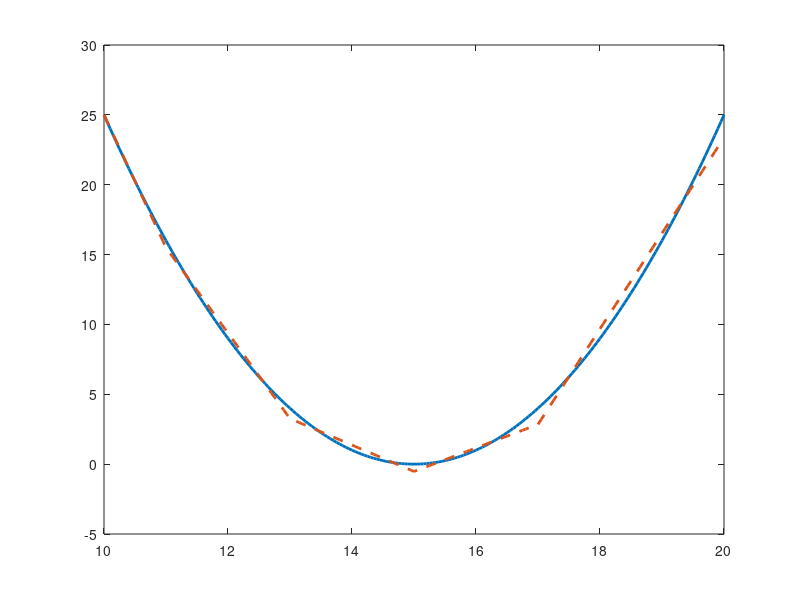

Reproduce this figure in MATLAB. (Note: this script raises an error after producing the figure.)
%% Projection method: g(s) approximated using (cash + stock + calls)
clear; clc; close all;

%% Grid of stock prices
S0 = 15;
s  = (10:0.05:20)';     % evaluation grid
n  = length(s);

%% Target payoff
g = (s - S0).^2;
Y = g;

%% Strikes
K = 11:2:18;          
m = length(K);

%% Build design matrix X
% Columns: [1, s, (s-K1)^+, ..., (s-Km)^+]
X = zeros(n, 2 + m);
X(:,1) = 1;             % constant term a
X(:,2) = s;             % linear term b*s

for j = 1:m
    X(:, 2+j) = max(s - K(j), 0);
end

%% Least squares regression
beta = X \ Y;

%% Approximation
ghat = X * beta;

%% Plot
figure;
plot(s, g, 'LineWidth', 2); hold on;
plot(s, ghat, '--', 'LineWidth', 2);

% Draw vertical lines at strikes
for j = 1:m
    xline(K(j), ':', sprintf('$K=%g$', K(j)), ...
        'Interpreter', 'latex', 'LineWidth', 1.2);
end

grid on;
xlabel('Stock price $s$', 'Interpreter', 'latex');
ylabel('Payoff', 'Interpreter', 'latex');
title('Projection method: $g(s)$ approximated by cash + stock + call payoffs', ...
    'Interpreter', 'latex');

legend({'$g(s)=(s-S_0)^2$', ...
        '$\hat g(s)=a+bs+\sum_{j}\beta_j(s-K_j)^+$'}, ...
        'Interpreter','latex', 'Location','best');

%% Display coefficients
disp('Estimated coefficients (a, b, betas):');
disp(beta);
